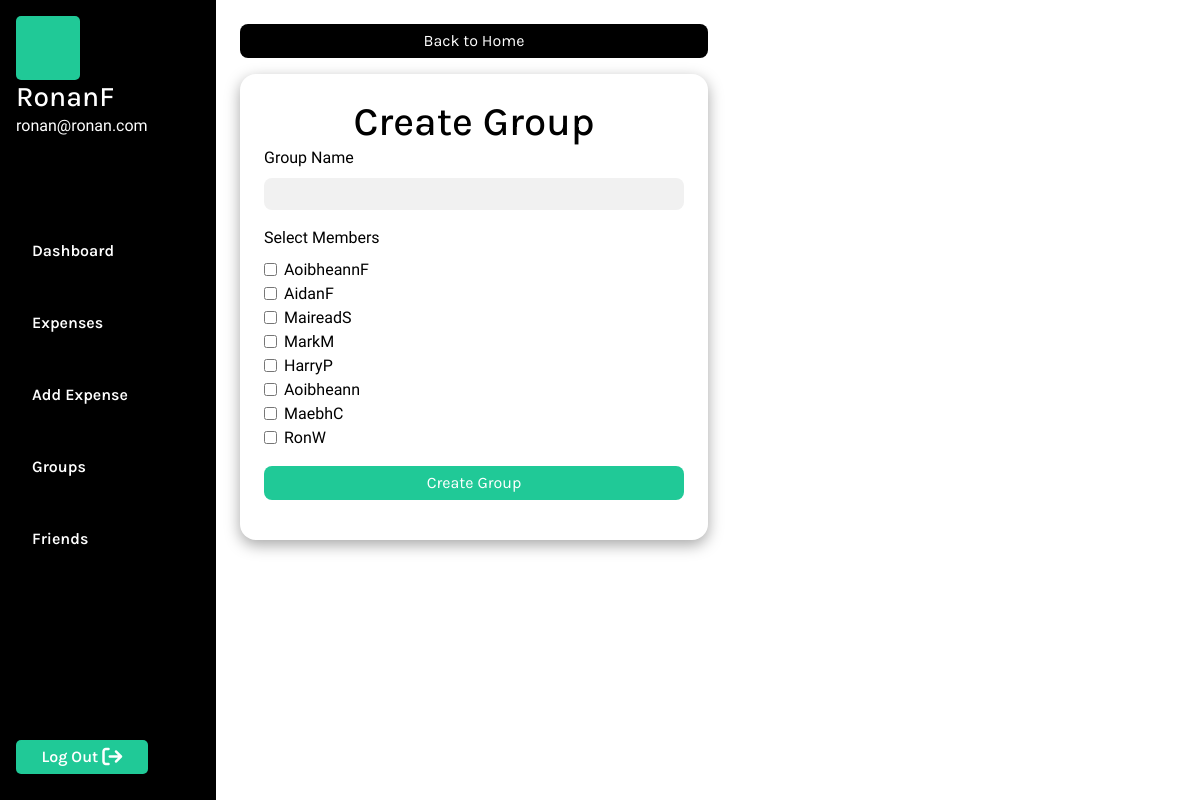
Screenshot of /add_group (signed in) with the database file from the repository.
### MainApp/models.py (models this page shows)
class User(AbstractUser):
    pass

### MainApp/views.py (the view, shortened to what this page needs)
# urls.py: path('add_group', views.addGroup, name ="add_group"),
@login_required
def addGroup(request):
    user = request.user
    friends = User.objects.exclude(id = user.id)
    return render(request, "MainApp/addgroup.html", {
        "form": NewGroupForm(),
        "friends": friends,
    })

### MainApp/views.py
class NewGroupForm(forms.Form):
    title = forms.CharField(label="Name of Group", widget=forms.TextInput(attrs={'class': 'form-inputs'}))
    members = forms.ModelMultipleChoiceField(label="Members", queryset=User.objects.all(), widget=forms.SelectMultiple(attrs={'class': 'form-inputs'}))

### MainApp/templates/MainApp/addgroup.html (shortened to what this page needs)
{% extends "MainApp/layout.html" %}
{% block body %}
    <div class="section-container">
        <div id="addGroupContainer" class="addGroupContainer">
            <button class="backBtn"><a class="link" href="{% url 'index' %}">Back to Home</a></button>
            <div id="addGroupFormContainer">
                <h1 class="group-header">Create Group</h1>
                <form id="groupForm">
                    <label>Group Name</label>
                    <input class="group-input" type="text" id="newGroupTitle" />
                    <label>Select Members</label>
                    <div id="select-expense-members">
                        {% for friend in friends %}
                            <div class="form-check">
                                <input id="checkFriendsInput" class="form-check-input friends-checked" type="checkbox" name="{{friend.id}}" value="{{friend.username}}" id="defaultCheck1">
                                <label class="form-check-label" for="defaultCheck1">
                                    {{ friend.username }}
                                </label>
                            </div>
                        {% endfor %}
                    </div>
                    <button id="addGroupButton">Create Group</button>
                </form>
            </div>
        </div>
    </div>
{% endblock %}

### MainApp/templates/MainApp/layout.html (shortened to what this page needs)
{% load static %}
<!DOCTYPE html>
<html lang="en">
    <head>
        <link rel="stylesheet" href="https://cdn.jsdelivr.net/npm/bootstrap@4.3.1/dist/css/bootstrap.min.css">
        <link href="{% static 'MainApp/styles.css' %}" rel="stylesheet">
    </head>
    <body class="main">
        {% if user.is_authenticated %}
            <div id="nav-section">
                <div id="nav-container">
                    <div id="logged-in-status">
                        <div id="userProfileImg"></div>
                        {% if user.is_authenticated %}
                            <h3>{{ user.username }}</h3>
                        {% else %}
                            Not signed in.
                        {% endif %}
                        <p>{{ user.email }}</p>
                    </div>
                    <ul id="nav">
                        {% if user.is_authenticated %}
                            <li class="nav-item">
                                <a class="nav-link" href="{% url 'index' %}">Dashboard</a>
                            </li>
                            <li class="nav-item">
                                <a class="nav-link" href="{% url 'expenses' %}">Expenses</a>
                            </li>
                            <li class="nav-item">
                                <a class="nav-link" href="{% url 'add_expense' %}">Add Expense</a>
                            </li>
                            <li class="nav-item">
                                <a class="nav-link" href="{% url 'groups' %}">Groups</a>
                            </li>
                            <li class="nav-item">
                                <a class="nav-link" href="{% url 'add_friend' %}">Friends</a>
                            </li>
                        {% endif %}
                    </ul>
                    <div id="logout">
                        {% if user.is_authenticated %}
                            <button class="logoutBtn">
                                <a class="logoutLink" href="{% url 'logout' %}">Log Out</a>
                                <i class="fa-solid fa-arrow-right-from-bracket fa-lg" style="color: #ffffff;"></i>
                            </button>
                        {% endif %}
                    </div>
                </div>
            </div>
        {% endif %}
        {% block body %}
        {% endblock %}
    </body>
</html>

### MainApp/static/MainApp/styles.css (style rules this page uses)
:root { --background-color: #5CDB95; --accent-color: black; --text-color: white; --secondary-color: #379683; --light-green: #8EE4AF; --background-grey: #F5F5F5; --dashboard-background: #F1F1F1; --btn-color: #20c997; --secondary-color: #379683; --light-green: #8EE4AF; --warning-color: #dc3545; --secondary-font: 'Inconsolata', monospace; --primary-font: 'Karla', sans-serif; --xbold: 900; --bold: 600; --light: 300; --xlarge: 72px; --large: 48px; --medium: 24px; --small: 16px; --xsmall: 12px; }
.main { padding: 0; margin: 0; background-color: var(--accent-color); font-family: var(--secondary-font); color: var(--accent-color); display: flex; justify-content: space-between; align-content: center; }
#nav-section { width: 18vw; display: grid; height: 100vh; }
#nav-container { display: grid; justify-content: start; align-items: start; color: var(--accent-color); font-family: var(--secondary-font); padding: 0; margin: 1rem; background-color: var(--accent-color); width: 18vw; }
#logged-in-status { color: var(--text-color); }
#logged-in-status h3 { margin: 0; padding: 0; font-family: var(--primary-font); }
#userProfileImg { height: 4rem; width: 4rem; background-color: #20c997; border-radius: 5px; }
#nav { background-color: var(--accent-color); list-style: none; display: grid; justify-content: start; align-content: center; padding: 0; margin: 0; background-color: var(--accent-color); }
.nav-item { padding: 1rem 0 1rem 0; margin: 0; }
.nav-link { text-decoration: none; color: var(--text-color); font-size: var(--small); font-weight: var(--bold); font-family: var(--primary-font); }
#logout { align-self: end; }
.logoutBtn { background-color: var(--btn-color); border: none; border-radius: 5px; padding: 5px 15px 5px 15px; margin: 10px 0 10px 0; width: 100%; }
.logoutLink { text-decoration: none; color: var(--text-color); font-size: var(--small); font-weight: var(--bold); font-family: var(--primary-font); }
.section-container { padding: 0; margin: 0; display: grid; background-color: var(--text-color); height: 100vh; width: 82vw; align-self: center; }
button { border: none; padding: 5px 10px 5px 10px; }
a { text-decoration: none; color: black; }
h1, h2, h3, h4, h5, h6, p { margin: 0; padding: 0; }
.link { color: var(--accent-color) }
.backBtn { border-radius: 8px; background-color: black; font-family: var(--primary-font); color: var(--text-color); width: 50%; }
.backBtn a { color: var(--text-color); }
.addGroupContainer { padding: 1.5rem; }
#addGroupFormContainer { width: 50%; box-shadow: rgba(0, 0, 0, 0.35) 0px 5px 15px; margin: 1rem 0 1rem 0; padding: 1.5rem; border-radius: 1rem; }
.group-header { text-align: center; font-family: var(--primary-font); padding: 0; margin: 0; }
.group-input { width: 100%; background-color: var(--dashboard-background); border: none; border-radius: 8px; height: 2rem; margin-bottom: 1rem; }
#addGroupButton { width: 100%; margin: 1rem 0 1rem 0; border-radius: 8px; background-color: var(--btn-color); font-family: var(--primary-font); color: var(--text-color) }

### rows the page displays
User: username "RonanF", email "ronan@ronan.com"
User: username "AoibheannF"
User: username "AidanF"
User: username "MaireadS"
User: username "MarkM"
User: username "HarryP"
User: username "Aoibheann"
User: username "MaebhC"
User: username "RonW"
